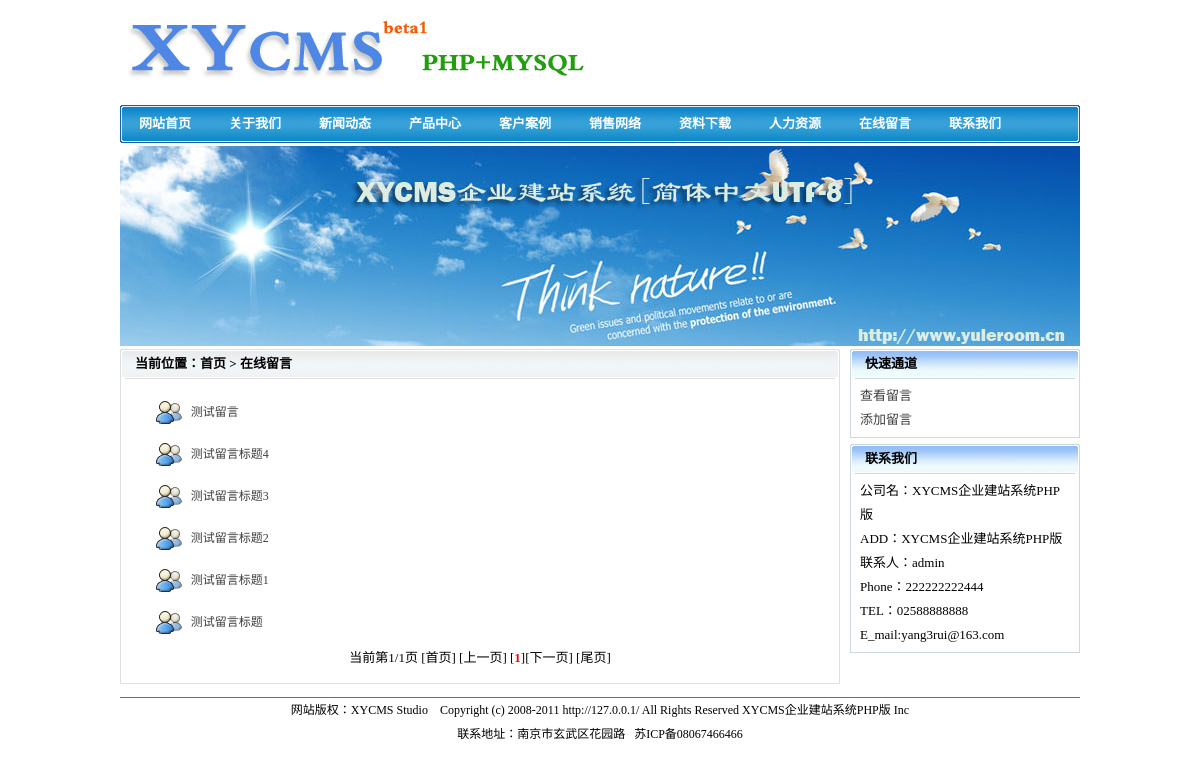
/gbook.php, run on the app's committed database.
### tables this page shows
CREATE TABLE IF NOT EXISTS `config` (
  `id` int(11) NOT NULL AUTO_INCREMENT,
  `wzname` varchar(255) NOT NULL,
  `descriptions` varchar(255) NOT NULL,
  `keywords` varchar(255) NOT NULL,
  `wzurl` varchar(255) NOT NULL,
  `icp` varchar(255) NOT NULL,
  `managename` varchar(255) NOT NULL,
  `email` varchar(255) NOT NULL,
  `telnum` varchar(255) NOT NULL,
  `phonenum` bigint(20) NOT NULL,
  `faxnum` varchar(255) NOT NULL,
  `qqnum` bigint(20) NOT NULL,
  `address` varchar(255) NOT NULL,
  `wzlogo` varchar(255) NOT NULL,
  `wzlogow` int(11) NOT NULL,
  `wzlogoh` int(11) NOT NULL,
  `gbook_sh` int(11) NOT NULL,
  `on_run` int(11) NOT NULL,
  `off_dc` text NOT NULL,
  PRIMARY KEY (`id`)
);

CREATE TABLE IF NOT EXISTS `menu` (
  `id` int(11) NOT NULL AUTO_INCREMENT,
  `m_title` varchar(255) NOT NULL,
  `m_url` varchar(255) NOT NULL,
  `m_open` varchar(255) NOT NULL,
  `m_px` int(11) NOT NULL,
  PRIMARY KEY (`id`)
);

CREATE TABLE IF NOT EXISTS `gbook` (
  `id` int(11) NOT NULL AUTO_INCREMENT,
  `title` varchar(255) NOT NULL,
  `ly_name` varchar(255) NOT NULL,
  `tel` bigint(20) NOT NULL,
  `spanail` varchar(255) NOT NULL,
  `sf_yc` int(2) NOT NULL,
  `content` text NOT NULL,
  `hf_gbook` text NOT NULL,
  `c_date` datetime NOT NULL,
  PRIMARY KEY (`id`)
);

### inc/xycms.php (called while the page is built, shortened)
<?php
$sql="select * from config where id=1";
$result=mysql_query($sql);
$rs=mysql_fetch_array($result);
$wzname=$rs['wzname'];
$wzurl=$rs['wzurl'];
$icp=$rs['icp'];
$managename=$rs['managename'];
$email=$rs['email'];
$telnum=$rs['telnum'];
$phonenum=$rs['phonenum'];
$address=$rs['address'];
$wzlogo=$rs['wzlogo'];
$wzlogow=$rs['wzlogow'];
$wzlogoh=$rs['wzlogoh'];
?>

### gbook.php (the view, shortened to what this page needs)
<?php include_once 'inc/xycms.php';?>
<?php include_once 'pages.php';?>
<!DOCTYPE html PUBLIC "-//W3C//DTD XHTML 1.0 Transitional//EN" "http://www.w3.org/TR/xhtml1/DTD/xhtml1-transitional.dtd">
<html xmlns="http://www.w3.org/1999/xhtml">
<head>
<link href="style/index.css" type="text/css" rel="stylesheet" />
</head>
<body>
<div id="contain">
  <div id="head">
    <?php include_once 'header.php';?>
  </div>
  <div id="focus">
    <img src="adv/focus.jpg" alt="焦点图" />
  </div>
  <div id="dc">
    <div class="dc_l">
      <div class="dc_l_t">
        <h3>当前位置：首页 > 在线留言</h3>
      </div>
      <div class="dc_l_c">
        <div class="dc_l_c_c">
          <div class="kf">
            <table width="100%" border="0" cellspacing="2" cellpadding="0">
             <?php
			$page_size=12;
			$sub_pages=10;
			$pageCurrent=$_GET["page"];
			if(!$pageCurrent) $pageCurrent=1;
			$sub_nums = ($pageCurrent-1)*$page_size;
			$subPage_link="gbook.php?page=";
			$query="select count(*) as total from gbook order by id desc";
			$sqlsql = "select * from gbook order by id desc limit $sub_nums,$page_size";
			$res=mysql_query($query);
			$nums=mysql_result($res,0,"total");
			$ttd=mysql_query($sqlsql);
			$j=1;
			while($rs =mysql_fetch_array($ttd)){
			?>
              <tr>
                <td width="56" height="40" align="right" class="dotline">
                  <img src="images/ques.gif" width="39" height="36">
                </td>
                <td width="646" height="40" class="dotline">
                  <a onClick="javascript:ShowFLT(<?php echo $j;?>)" href="javascript:void(null)"><?php echo $rs['title'];?></a></td>
              </tr>
              <?php $j=$j+1;?>
              <?php }?>
            </table>
            <div class="pages"><?php $subPages=new SubPages($page_size,$nums,$pageCurrent,$sub_pages,$subPage_link,2); ?></div>
          </div>
        </div>
      </div>
    </div>
    <div class="dc_r">
      <div class="dc_r_t">
        <h3>快速通道</h3>
      </div>
      <div class="dc_r_c">
        <div class="dc_r_c_c">
          <ul>
            <li><a href="gbook.php" target="_self">查看留言</a></li>
            <li><a href="add_book.php" target="_self">添加留言</a></li>
          </ul>
        </div>
      </div>
      <div class="dc_r_t">
        <h3>联系我们</h3>
      </div>
      <div class="dc_r_c">
        <div class="dc_r_c_c">
          <ul>
            <li>公司名：<?php echo $wzname;?></li>
            <li>ADD：<?php echo $wzname;?></li>
            <li>联系人：<?php echo $managename;?></li>
            <li>Phone：<?php echo $phonenum;?></li>
            <li>TEL：<?php echo $telnum;?></li>
            <li>E_mail:<?php echo $email;?></li>
          </ul>
        </div>
      </div>
    </div>
  </div>
  <div id="foot">
    <?php include_once 'footer.php'; ?>
  </div>
</div>
</body>
</html>

### header.php (shortened to what this page needs)
<div class="h_logo">
  <img src="<?php echo $wzlogo;?>" width="<?php echo $wzlogow;?>" height="<?php echo $wzlogoh;?>" alt="<?php echo $wzname;?>" />
</div>
<div class="h_nav">
  <ul>
    <?php
    $sql="select * from menu order by m_px asc";
    $result=mysql_query($sql);
    while($rs=mysql_fetch_array($result)){
    ?>
    <li><a href="<?php echo $rs['m_url'];?>" target="<?php echo $rs['m_open'];?>" title="<?php echo $rs['m_title'];?>"><?php echo $rs['m_title'];?></a></li>
    <?php
    }
	?>
  </ul>
</div>

### footer.php
<div class="foot_line">
</div>
<div class="foot_dc">
网站版权：XYCMS Studio&nbsp;&nbsp;&nbsp;&nbsp;Copyright (c) 2008-2011 <?php echo $wzurl;?> All Rights Reserved  <?php echo $wzname;?> Inc
</div>
<div class="foot_dc">
联系地址：<?php echo $address;?> &nbsp; <?php echo $icp;?>
</div>

### style/index.css (style rules this page uses)
* { margin:0px; padding:0px; }
body { font-size:12px; }
img { border:0; }
ul { list-style:none; }
a { text-decoration:none; color:#3E3E3E; }
h3 { font:bold 13px/30px "宋体"; padding-left:15px; }
.pages { text-align:center; line-height:30px; font-size:13px; }
.dotline { background-image:url(../images/dot_line.gif);background-repeat: repeat-x;background-position: bottom; }
#contain { width:964px; margin:0px auto; }
#head { width:960px; margin:0px auto; }
.h_logo { width:960px; height:100px; }
.h_nav { width:960px; height:38px; margin-top:5px; background:url(../images/nav_bg.gif) no-repeat; }
.h_nav li { width:90px; float:left; text-align:center; font:bold 13px/38px "宋体"; color:#FFFFFF; }
.h_nav li a:link { color:#FFFFFF; }
#focus { width:960px; margin:3px auto; font-size:0px; }
#foot { width:960px; margin:5px auto; }
.foot_line { width:100%; height:2px; overflow:hidden; border-bottom:1px #6C6C6C solid; }
.foot_dc { width:100%; line-height:24px; text-align:center; }
#dc { width:960px; margin:0px auto; }
.dc_l { width:720px; float:left; margin-right:10px; }
.dc_l_t { width:100%; height:30px; background:url(../images/r_t.gif) no-repeat; }
.dc_l_c { width:718px; border:1px #dee0e0 solid; border-top-style:none; overflow:hidden; margin-bottom:6px; }
.dc_l_c_c { width:698px; margin:10px; overflow:hidden; }
.dc_r { width:230px; float:right; }
.dc_r_t { wwidth:100%; height:30px; background:url(../images/l_t.gif) no-repeat; }
.dc_r_c { width:228px; border:1px #ccdae0 solid; border-top-style:none; overflow:hidden; margin-bottom:6px; }
.dc_r_c_c { width:210px; margin:5px 9px; overflow:hidden; }
.dc_r_c_c li { font:13px/24px "宋体"; }
.kf { width:698px; }

### data on the page
config: wzlogo (picture), wzname "XYCMS企业建站系统PHP版", managename "admin", phonenum "222222222444", telnum "02588888888", email "yang3rui@163.com", wzurl "http://127.0.0.1/", address "南京市玄武区花园路", icp "苏ICP备08067466466"
menu: m_title "网站首页"
menu: m_title "关于我们"
menu: m_title "新闻动态"
menu: m_title "产品中心"
menu: m_title "客户案例"
menu: m_title "销售网络"
menu: m_title "资料下载"
menu: m_title "人力资源"
menu: m_title "在线留言"
menu: m_title "联系我们"
gbook: title "测试留言"
gbook: title "测试留言标题4"
gbook: title "测试留言标题3"
gbook: title "测试留言标题2"
gbook: title "测试留言标题1"
gbook: title "测试留言标题"

### other printed values
$subPageCss2Str "当前第1/1页"
$s "1"
